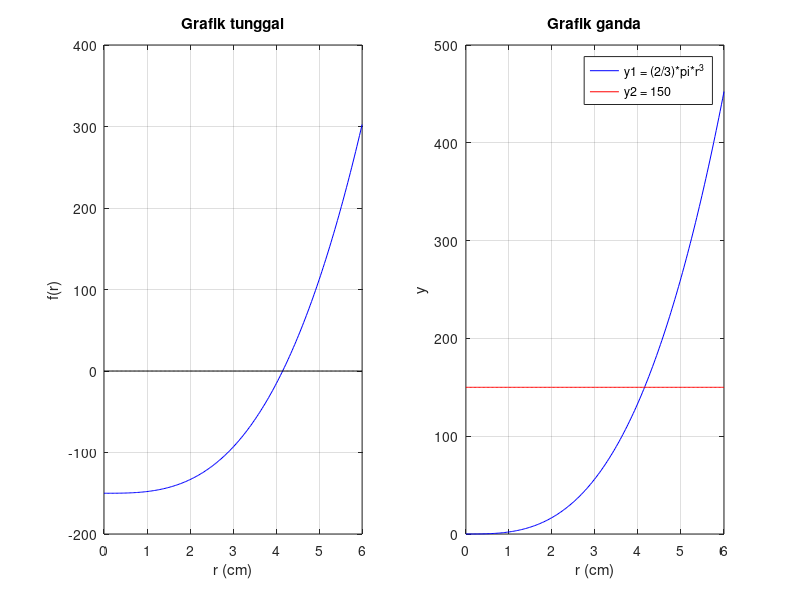

Source code (MATLAB): (Note: this script raises an error after producing the figure.)
% L0325002_Arya Lani Riyonggani Nurdian
clc; clear; close all;

% Bola di dalam tabung: jari-jari tabung = r, tinggi tabung t = 2r
% V bola = (4/3)*pi*r^3 = 300
% V tabung = pi*r^2*(2r) = 2*pi*r^3
% V bola : V tabung = (4/3) : 2 = 2 : 3, maka V tabung = 3/2 * 300 = 450
% V tabung di luar bola = 450 - 300 = 150 = (2/3)*pi*r^3
% Persamaan nonlinear: f(r) = (2/3)*pi*r^3 - 150 = 0
f = @(r) (2/3)*pi*r.^3 - 150;

% Metode grafik untuk mencari nilai awal
r = linspace(0, 6, 200);
figure(1);
subplot(1,2,1);
plot(r, f(r), 'b');
hold on;
plot(r, zeros(size(r)), 'k');
xlabel('r (cm)'); ylabel('f(r)');
title('Grafik tunggal');
grid on;

subplot(1,2,2);
y1 = (2/3)*pi*r.^3;
y2 = 150*ones(size(r));
plot(r, y1, 'b', r, y2, 'r');
xlabel('r (cm)'); ylabel('y');
title('Grafik ganda');
legend('y1 = (2/3)*pi*r^3', 'y2 = 150');
grid on;

% Dari grafik, akar berada di antara r = 4 dan r = 5
a = 4; b = 5;
fprintf('f(%g) = %f dan f(%g) = %f\n', a, f(a), b, f(b));

% Metode biseksi
n = 20;
tol = 0.0001;
c = Biseksi(f, a, b, n, tol);
fprintf('Akar (Biseksi) r = %.6f cm\n', c);

% Volume bagian tabung di luar bola
t = 2*c;
V_bola = (4/3)*pi*c^3;
V_tabung = pi*c^2*t;
V_luar = V_tabung - V_bola;
fprintf('\nJari-jari bola dan tabung = %.6f cm\n', c);
fprintf('Tinggi tabung = %.6f cm\n', t);
fprintf('Volume bola = %.6f cm^3\n', V_bola);
fprintf('Volume tabung = %.6f cm^3\n', V_tabung);
fprintf('Volume tabung di luar bola = %.6f cm^3\n', V_luar);
